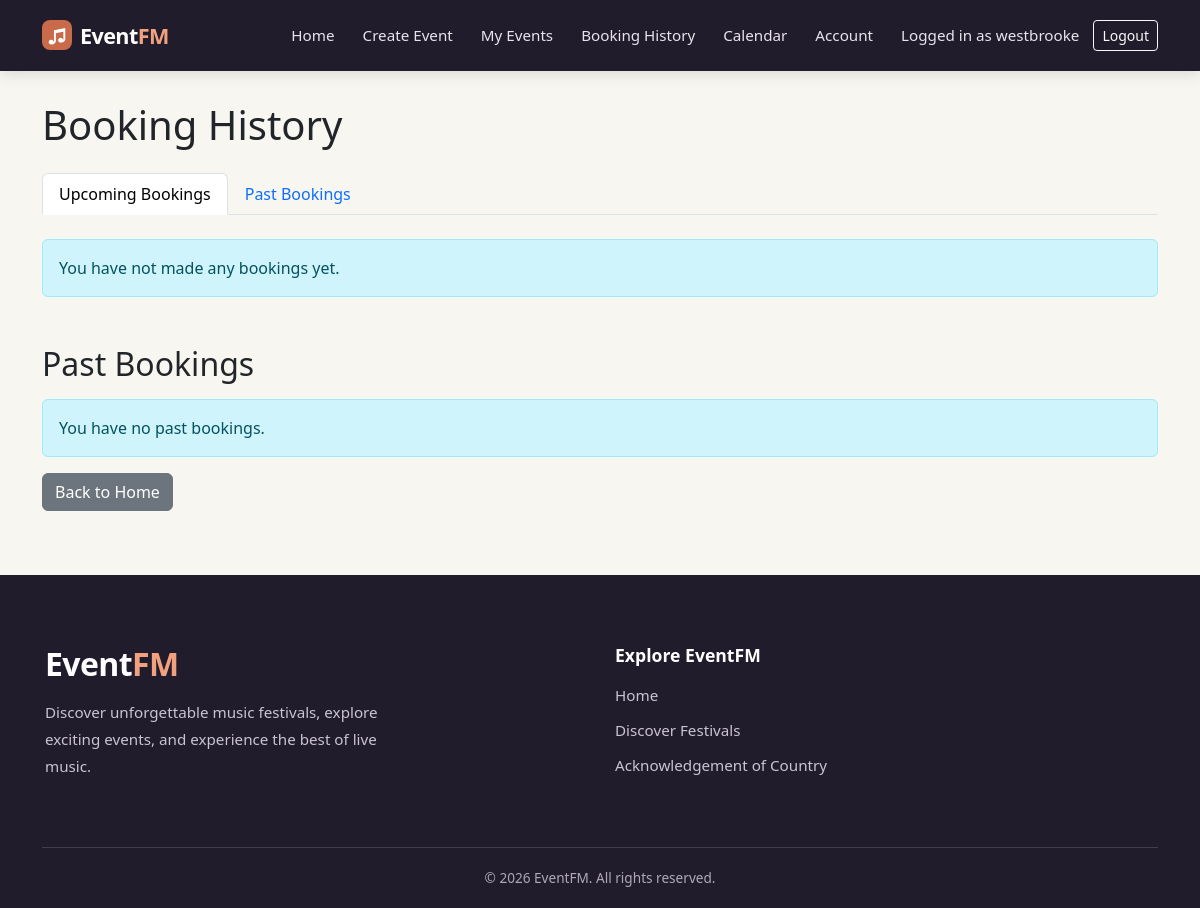
Before: /booking-history (signed in) with the older database file.
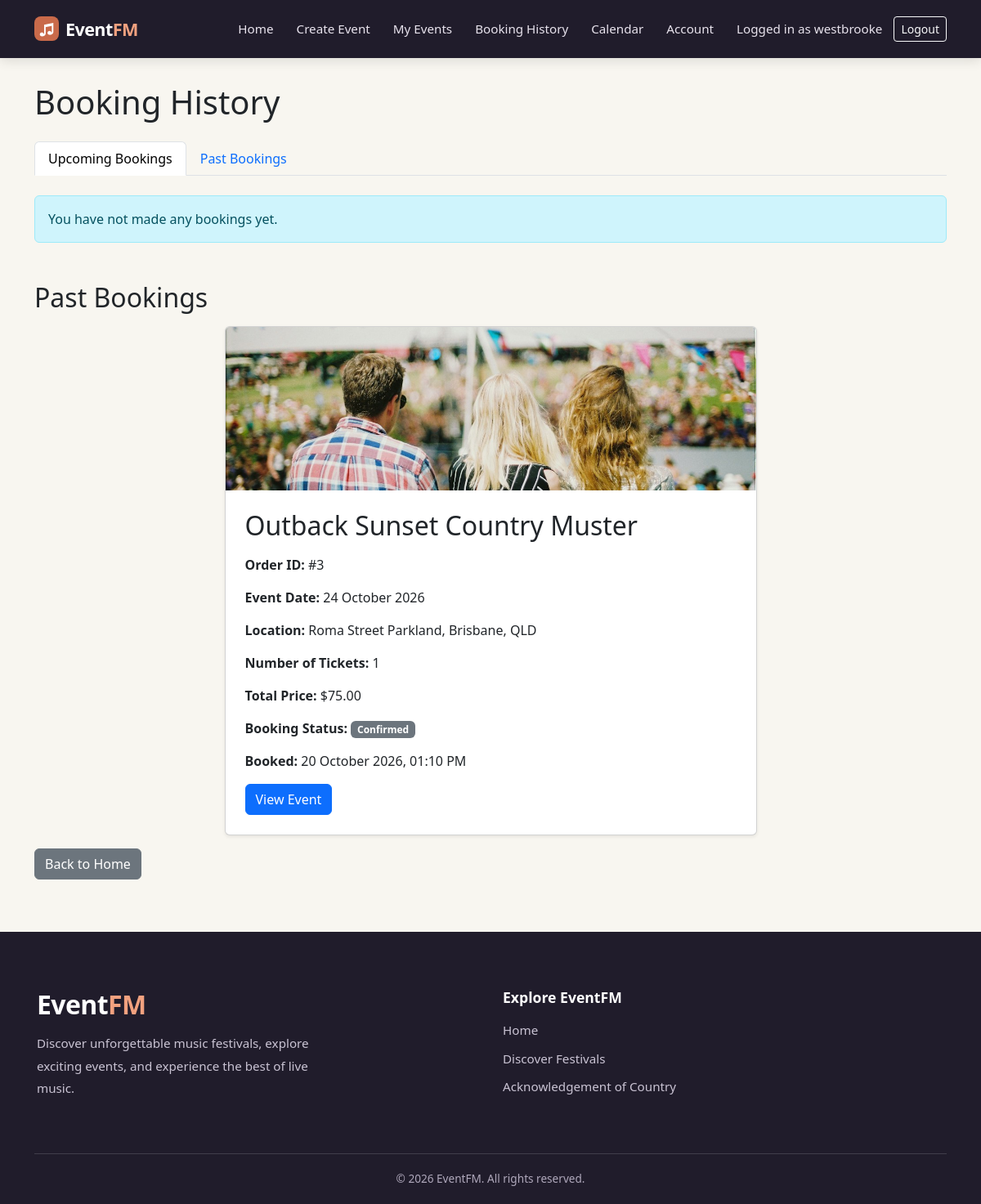
After: the same page with the newer database file.
### website/models.py (models this page shows, shortened)
class Order(db.Model):
    __tablename__ = 'orders'
    id = db.Column(db.Integer, primary_key=True)
    user_id = db.Column(db.Integer, db.ForeignKey('users.id'), nullable=False)
    event_id = db.Column(db.Integer, db.ForeignKey('events.id'), nullable=False)
    quantity = db.Column(db.Integer, nullable=False)
    total_price = db.Column(db.Float, nullable=False)
    booking_date = db.Column(db.DateTime, nullable=False, default=lambda: datetime.now(timezone.utc))
    booking_status = db.Column(db.String(20), nullable=False, default='Confirmed')

class Event(db.Model):
    __tablename__ = 'events'
    id = db.Column(db.Integer, primary_key=True)
    title = db.Column(db.String(200), nullable=False)
    description = db.Column(db.Text, nullable=False)
    date = db.Column(db.Date, nullable=False)
    start_time = db.Column(db.Time, nullable=False)
    end_time = db.Column(db.Time, nullable=False)
    location = db.Column(db.String(200), nullable=False)
    genre = db.Column(db.String(30), nullable=False)
    age_limit = db.Column(db.String(20), nullable=False, default='all-ages')
    price = db.Column(db.Float, nullable=False)
    capacity = db.Column(db.Integer, nullable=False)
    image_filename = db.Column(db.String(200))
    status = db.Column(db.String(20), nullable=False, default='Open')
    acknowledgement_type = db.Column(db.String(20), nullable=False, default='none')
    acknowledgement_text = db.Column(db.Text)
    user_id = db.Column(db.Integer, db.ForeignKey('users.id'), nullable=False) #Links to user who created it (User.ID = Foreign Key)
    comments = db.relationship('Comment', backref='event', lazy=True)
    orders = db.relationship('Order', backref='event', lazy=True)
    chunks = db.relationship('EventChunk', backref='event', lazy=True, cascade='all, delete-orphan')
    acknowledgement = db.relationship('Acknowledgement', backref='event', uselist=False, cascade='all, delete-orphan')

### website/views.py (the view)
@main_bp.route('/booking-history')
@login_required
def booking_history():
    orders = Order.query.filter_by(user_id=current_user.id).order_by(Order.booking_date.desc()).all()
    upcoming_orders = [
        order for order in orders
        if order.event.date >= date.today()
    ]
    past_orders = [
        order for order in orders
        if order.event.date < date.today()
    ]
    return render_template(
        'booking-history.html',
        upcoming_orders=upcoming_orders,
        past_orders=past_orders
    )

### website/templates/booking-history.html (shortened to what this page needs)
{% extends "base.html" %}
{% block content %}
<div class="container">
    <h1 class="mb-4">Booking History</h1>
    <ul class="nav nav-tabs mb-4">
        <li class="nav-item">
            <a class="nav-link active" href="#upcoming-bookings">Upcoming Bookings</a>
        </li>
        <li class="nav-item">
            <a class="nav-link" href="#past-bookings">Past Bookings</a>
        </li>
    </ul>
    {% for order in upcoming_orders %}
    <div class="card mt-3 mb-3 col-md-7 mx-auto shadow-sm">
        <img src="{{ url_for('static', filename='img/' + order.event.image_filename) if order.event.image_filename else url_for('static', filename='img/festival-1.jpg') }}"
            class="card-img-top"
            alt="{{ order.event.title }}"
            style="height: 200px; object-fit: cover;"
        >
        <div class="card-body p-4">
            <h2 class="card-title mb-3">{{ order.event.title }}</h2>
            <p><strong>Order ID:</strong> #{{ order.id }}</p>
            <p><strong>Event Date:</strong>
                {{ order.event.date.strftime('%d %B %Y') }}
            </p>
            <p><strong>Location:</strong>
                {{ order.event.location }}
            </p>
            <p><strong>Number of Tickets:</strong> {{ order.quantity }}</p>
            <p><strong>Total Price:</strong> ${{ '%.2f'|format(order.total_price) }}</p>
            <p>
                <strong>Booking Status:</strong>
                {% if order.event.status == 'Cancelled' %}
                    <span class="badge bg-danger">Event Cancelled</span>
                {% else %}
                    <span class="badge bg-success">{{ order.booking_status }}</span>
                {% endif %}
            </p>
            <p>
                <strong>Booked:</strong>
                {{ order.booking_date.strftime('%d %B %Y, %I:%M %p') }}
            </p>
            <a href="{{ url_for('main.event_details', event_id=order.event.id) }}"
                class="btn btn-primary">View Event</a>
        </div>
    </div>
    {% else %}
    <div class="alert alert-info">
        You have not made any bookings yet.
    </div>
    {% endfor %}
    <h2 id="past-bookings" class="mt-5 mb-3">Past Bookings</h2>
    {% for order in past_orders %}
    <div class="card mt-3 mb-3 col-md-7 mx-auto shadow-sm">
        <img src="{{ url_for('static', filename='img/' + order.event.image_filename) if order.event.image_filename else url_for('static', filename='img/festival-1.jpg') }}"
            class="card-img-top"
            alt="{{ order.event.title }}"
            style="height: 200px; object-fit: cover;"
        >
        <div class="card-body p-4">
            <h2 class="card-title mb-3">{{ order.event.title }}</h2>
            <p><strong>Order ID:</strong> #{{ order.id }}</p>
            <p><strong>Event Date:</strong>
                {{ order.event.date.strftime('%d %B %Y') }}
            </p>
            <p><strong>Location:</strong>
                {{ order.event.location }}
            </p>
            <p><strong>Number of Tickets:</strong> {{ order.quantity }}</p>
            <p><strong>Total Price:</strong> ${{ '%.2f'|format(order.total_price) }}</p>
            <p>
                <strong>Booking Status:</strong>
                {% if order.event.status == 'Cancelled' %}
                    <span class="badge bg-danger">Event Cancelled</span>
                {% else %}
                    <span class="badge bg-secondary">{{ order.booking_status }}</span>
                {% endif %}
            </p>
            <p>
                <strong>Booked:</strong>
                {{ order.booking_date.strftime('%d %B %Y, %I:%M %p') }}
            </p>
            <a href="{{ url_for('main.event_details', event_id=order.event.id) }}"
               class="btn btn-primary">View Event</a>
        </div>
    </div>
    {% else %}
    <div class="alert alert-info">
        You have no past bookings.
    </div>
    {% endfor %}
    <a href="{{ url_for('main.index') }}" class="btn btn-secondary mb-3">Back to Home</a>
</div>
{% endblock %}

Changed rows visible on the page:
added Order: image_filename (picture), event "Outback Sunset Country Muster", id "3", event "24 October 2026", event.location "Roma Street Parkland, Brisbane, QLD", quantity "1", total_price "75.00", booking_status "Confirmed", booking_date "20 October 2026, 01:10 PM"
Other visible differences:
text no longer shown: "You have no past bookings."
